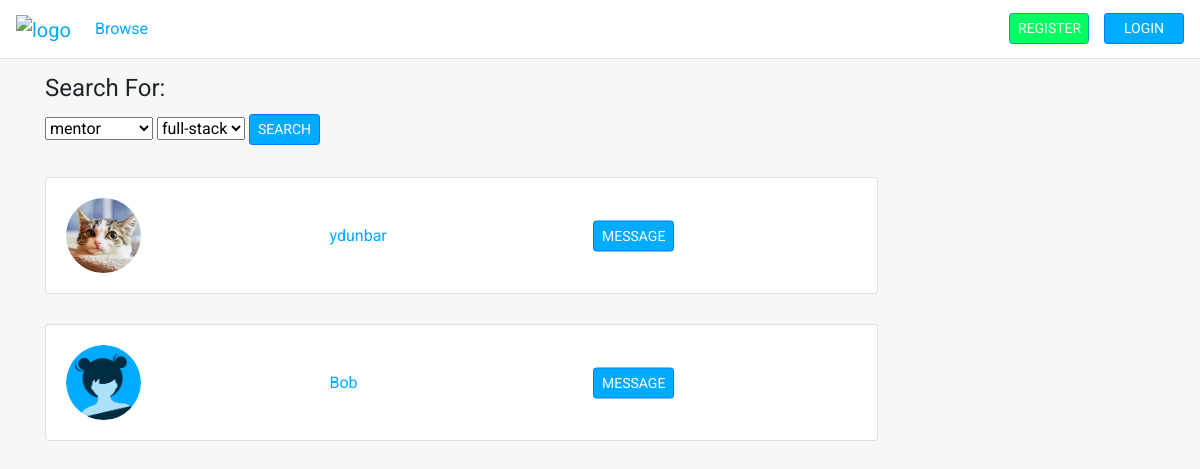
The app's page /browse, older data.
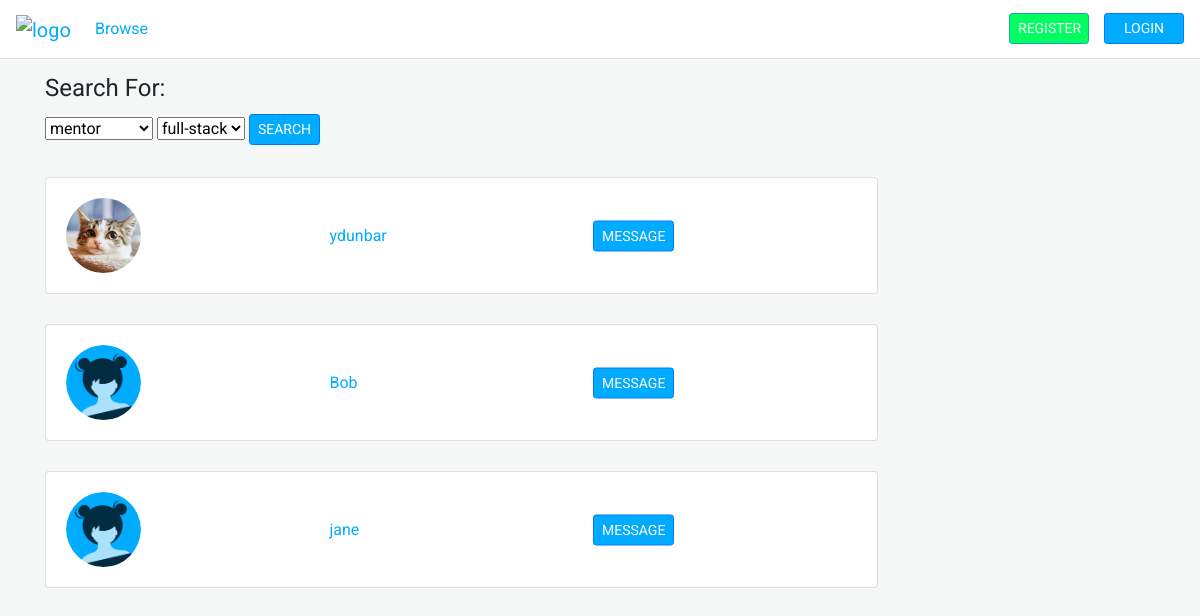
The same page, newer data.
### app/models.py (models this page shows, shortened)
class User(db.Model, UserMixin):
    id = db.Column(db.Integer, primary_key=True)
    username = db.Column(db.String(), unique=True, nullable=False)
    email = db.Column(db.String(), unique=True, nullable=False)
    image = db.Column(db.String(), nullable=False, default='default.png')
    password = db.Column(db.String(60))
    posts = db.relationship('Post', backref='author', lazy=True, foreign_keys = 'Post.author_id')
    recieved_posts = db.relationship('Post', backref='recipient', lazy=True, foreign_keys = 'Post.recipient_id')
    roles = db.relationship('Role', backref='user', lazy='dynamic', foreign_keys = 'Role.user_id')

### app/routes.py (the view)
@app.route('/browse', methods=['GET', 'POST'])
def browse():
    form = SearchForm()
    form.skill.choices = [('full-stack', 'full-stack'), ('back-end', 'back-end'), ('front-end', 'front-end')]
    if request.method == 'POST':
        all_users = User.query.all()
        if current_user.is_authenticated:
            all_users.remove(current_user)
        user_matches = []
        role = form.role.data
        skill = form.skill.data
        for user in all_users:
            role_match = user.roles.filter_by(name=role).first()
            if role_match:
                skill_match = role_match.skills.filter_by(name=skill).first()
                if skill_match:
                    user_matches.append(user)
        users = user_matches
    elif request.method == 'GET':
        users = User.query.all()
        if current_user.is_authenticated:
            users.remove(current_user)
    return render_template('browse.html', users=users, form=form)

### app/forms.py
class SearchForm(FlaskForm):
    role = SelectField('role', choices=[('mentor', 'mentor'), ('mentee', 'mentee'), ('collaborator', 'collaborator')])
    skill = SelectField('specialty', choices=[])
    submit = SubmitField('SEARCH')

### app/templates/browse.html (shortened to what this page needs)
{% extends 'layout.html' %}
{% block content %}
    <div class="main">
        <form method="POST">
            <fieldset class="form-group">
                <legend>Search For:</legend>
                    <div class="form-group">
                        {{ form.role }}
                        {{ form.skill }}
                        {{ form.submit(class="btn btn-primary btn-sm") }}
                    </div>
            </fieldset>
        </form>
        {% for user in users %}
            <div class="card w-75">
                <div class="card-body user-card">
                    <div class="left">
                        <img class="rounded-circle small-image" src="{{ url_for('static', filename='profile_pictures/' + user.image) }}">
                    </div>
                    <div class="middle center">
                        <div class="centered">
                            <p class="card-text"><a href="{{ url_for('profile', username = user.username) }}">{{ user.username }}</a></p>
                        </div>
                    </div>
                    <div class="right center">
                        <div class="centered">
                            <a class="btn btn-primary btn-sm" href="{{ url_for('new_post', username = user.username) }}">MESSAGE</a>
                        </div>
                    </div>
                </div>
            </div>
        {% endfor %}
    </div>
{% endblock content %}

### app/templates/layout.html (shortened to what this page needs)
<!DOCTYPE html>
<html lang="en">
    <head>
        <link rel="stylesheet" href="https://stackpath.bootstrapcdn.com/bootstrap/4.5.0/css/bootstrap.min.css">
        <link rel="stylesheet" type="text/css" href="{{ url_for('static', filename='main.css') }}">
    </head>
    <body>
        <nav class="navbar navbar-expand-lg navbar-light fixed-top border-bottom">
            <a class="navbar-brand" href="{{ url_for('home') }}"><img alt="logo" src="https://i.imgur.com/vu7zWNP.png" height="28"></a>
            <div class="collapse navbar-collapse" id="navbarNav">
              <ul class="navbar-nav mr-auto">
                <li class="nav-item">
                  <a class="nav-link" href="{{ url_for('browse') }}">Browse</a>
                </li>
              </ul>
              <ul class="navbar-nav navbar-right">
                {% if current_user.is_authenticated %}
                  <li class="nav-item">
                    <a class="btn btn-primary btn-sm" href="{{ url_for('logout') }}">LOGOUT</a>
                  </li>
                {% else %}
                  <li class="nav-item">
                    <a class="btn btn-info btn-sm" href="{{ url_for('register') }}">REGISTER</a>
                  </li>
                  <li class="nav-item">
                    <a class="btn btn-primary btn-sm" href="{{ url_for('login') }}">LOGIN</a>
                  </li>
                {% endif %}
              </ul>
            </div>
          </nav>
        <div class="container">
            {% block content %}{% endblock %}
        </div>
    </body>
</html>

### app/static/main.css (style rules this page uses)
body { font-family: 'Roboto', sans-serif; background-color: #F6F8F8; }
body a { color: #01ABFF; }
.main { margin-top: 70px; }
.btn-primary, .btn-info { color: white !important; }
.btn-primary { background-color: #01ABFF !important;; }
.btn-info { background-color: #00FF61 !important; }
nav { background: white; }
nav a { color: #01ABFF !important; }
nav .btn { margin-left: 15px; width: 80px; color: white; }
.card { margin-bottom: 30px; }
.small-image { max-width: 75px; }
.message-card, .user-card { display: flex; }
.left, .right, .middle { flex: 1; }
.center { position: relative; }
.centered { margin: 0; position: absolute; top: 50%; -ms-transform: translateY(-50%); transform: translateY(-50%); }

Row changes from the older to the newer data that the page shows:
added User: image (placeholder picture), username "jane"
